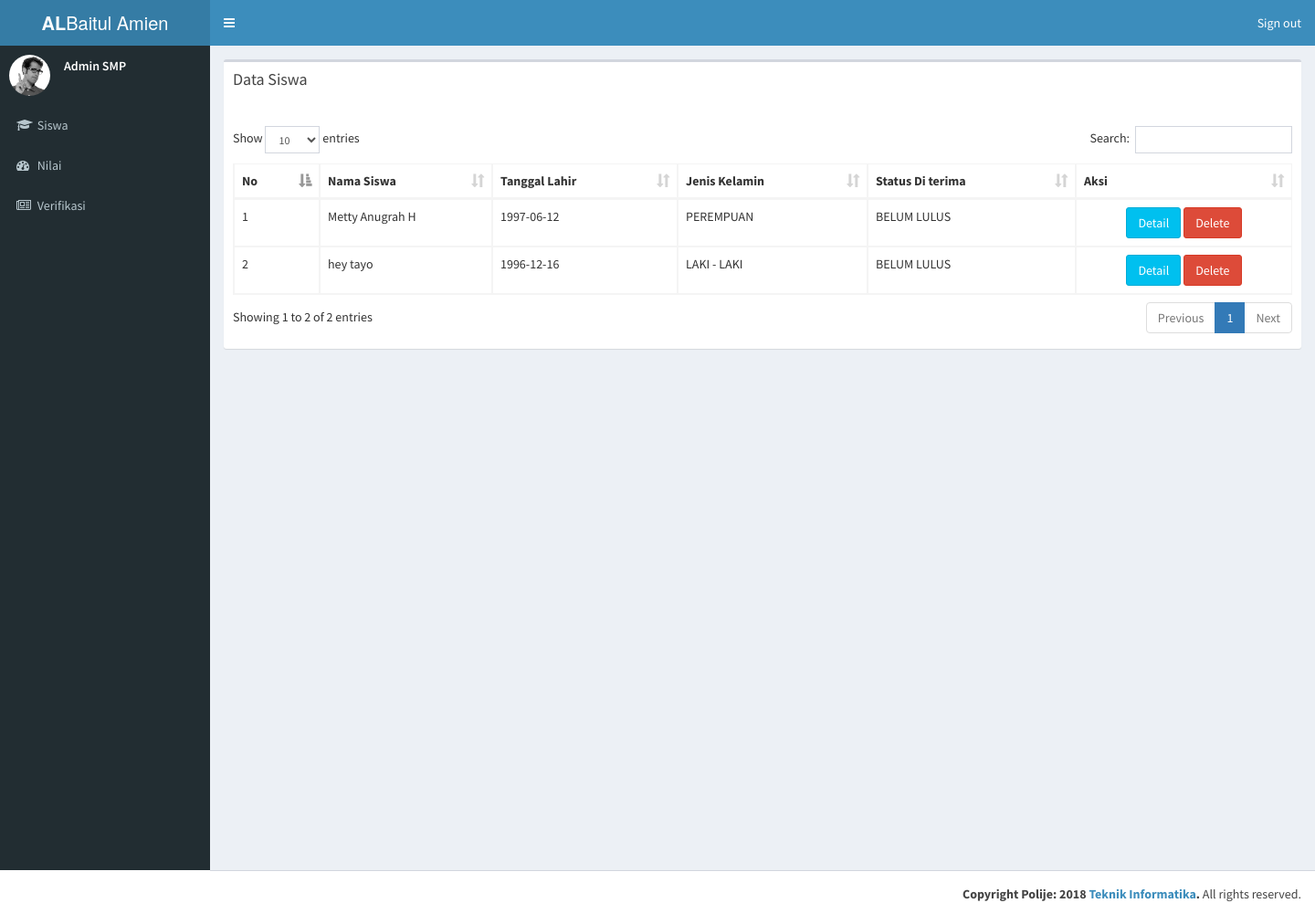
Page /index.php/siswa/siswasmp on the committed database.
### tables this page shows
CREATE TABLE `siswa` (
  `id_siswa` int(9) NOT NULL,
  `nama_siswa` varchar(50) NOT NULL,
  `nama_panggilan` varchar(50) NOT NULL,
  `tempat_lahir_siswa` varchar(50) NOT NULL,
  `tanggal_lahir_siswa` date NOT NULL,
  `usia_siswa` int(3) NOT NULL,
  `tinggal_bersama_siswa` varchar(50) NOT NULL,
  `anak_ke_siswa` int(3) NOT NULL,
  `id_user` int(9) NOT NULL,
  `id_jenis_kelamin` int(9) NOT NULL,
  `id_agama` int(9) NOT NULL,
  `id_warganegara` int(9) NOT NULL,
  `id_status_diterima` int(9) NOT NULL,
  `no_telp_siswa` text NOT NULL
);

CREATE TABLE `jenis_kelamin` (
  `id_jenis_kelamin` int(9) NOT NULL,
  `jenis_kelamin` varchar(50) NOT NULL
);

CREATE TABLE `status_diterima` (
  `id_status_diterima` int(9) NOT NULL,
  `status_diterima` varchar(15) NOT NULL
);

### application/controllers/siswa/siswasmp.php (called while the page is built, shortened)
<?php
class Siswasmp extends CI_Controller {
	public function __construct(){
		$this->load->model('mymodel');
	}
	public function index()
	{
		$data['side']='tampil/side/sidesmp';
		$data['content']='tampil/menu_admin_smp/siswasmp';
		$data['siswa']=$this->mymodel->siswasmp1();
		$this->load->view('tampil/utama/main',$data);
	}
}

### index.php (called while the page is built, shortened)
<?php
require_once BASEPATH.'core/CodeIgniter.php';

### application/models/mymodel.php (called while the page is built, shortened)
<?php if ( ! defined('BASEPATH')) exit('No direct script access allowed');
class Mymodel extends CI_Model {
      function siswasmp1(){
        $this->db->select('siswa.*, user.*, jenis_kelamin.*, status_diterima.*');
        $this->db->join('user', 'siswa.id_user = user.id_user');
        $this->db->join('jenis_kelamin', 'siswa.id_jenis_kelamin = jenis_kelamin.id_jenis_kelamin');
        $this->db->join('status_diterima', 'siswa.id_status_diterima = status_diterima.id_status_diterima');
        $this->db->from('siswa');
        $this->db->where('user.id_jenjang', '3');
        $data=$this->db->get();
        return $data;
      }
}

### application/views/tampil/menu_admin_smp/siswasmp.php (the view, shortened to what this page needs)
<div class="row">
  <div class="col-xs-12">
    <div class="box">
      <div class="box-header">
        <h3 class="box-title">Data Siswa</h3><br><br>
      </div>
      <div class="box-body">
        <table id="example1" class="table table-bordered table-hover">
          <thead>
          <tr>
            <th>No</th>
            <th>Nama Siswa</th>
            <th>Tanggal Lahir</th>
            <th>Jenis Kelamin</th>
            <th>Status Di terima</th>
            <th>Aksi</th>
          </tr>
          </thead>
          <tbody>
        <?php
        $n = 1;
        foreach ($siswa->result() as $s) { ?>
              <tr>
                <td><?php echo $n; ?></td>
                <td><?php echo $s->nama_siswa; ?></td>
                <td><?php echo $s->tanggal_lahir_siswa; ?></td>
                <td><?php echo $s->jenis_kelamin; ?></td>
                <td><?php echo $s->status_diterima; ?></td>
                <td style="text-align: center;">
                  <a class="btn btn-info " onclick="detailsiswa('<?php echo $s->id_siswa; ?>')">Detail</a>
                  <a class="btn btn-danger " onclick="deleted('<?php echo $s->id_siswa; ?>')">Delete</a>
                </td>
              </tr>
      <?php
      $n++;
      } ?>
            </tbody>
            </table>
      </div>
    </div>
    </div>
  </div>
</div>

### rows in the picture
siswa: nama_siswa "Metty Anugrah H", tanggal_lahir_siswa "1997-06-12", id_jenis_kelamin.jenis_kelamin "PEREMPUAN", id_status_diterima.status_diterima "BELUM LULUS"
siswa: nama_siswa "hey tayo", tanggal_lahir_siswa "1996-12-16", id_jenis_kelamin.jenis_kelamin "LAKI - LAKI", id_status_diterima.status_diterima "BELUM LULUS"
